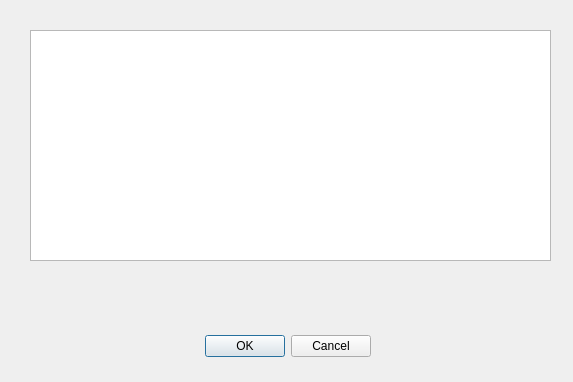
<?xml version="1.0" encoding="UTF-8"?>
<ui version="4.0">
 <class>DInformacionDetallada</class>
 <widget class="QDialog" name="DInformacionDetallada">
  <property name="geometry">
   <rect>
    <x>0</x>
    <y>0</y>
    <width>573</width>
    <height>382</height>
   </rect>
  </property>
  <property name="windowTitle">
   <string>Dialog</string>
  </property>
  <widget class="QDialogButtonBox" name="buttonBox">
   <property name="geometry">
    <rect>
     <x>30</x>
     <y>330</y>
     <width>341</width>
     <height>32</height>
    </rect>
   </property>
   <property name="orientation">
    <enum>Qt::Horizontal</enum>
   </property>
   <property name="standardButtons">
    <set>QDialogButtonBox::Cancel|QDialogButtonBox::Ok</set>
   </property>
  </widget>
  <widget class="QListWidget" name="list">
   <property name="geometry">
    <rect>
     <x>30</x>
     <y>30</y>
     <width>521</width>
     <height>231</height>
    </rect>
   </property>
  </widget>
 </widget>
 <resources/>
 <connections>
  <connection>
   <sender>buttonBox</sender>
   <signal>accepted()</signal>
   <receiver>DInformacionDetallada</receiver>
   <slot>accept()</slot>
   <hints>
    <hint type="sourcelabel">
     <x>248</x>
     <y>254</y>
    </hint>
    <hint type="destinationlabel">
     <x>157</x>
     <y>274</y>
    </hint>
   </hints>
  </connection>
  <connection>
   <sender>buttonBox</sender>
   <signal>rejected()</signal>
   <receiver>DInformacionDetallada</receiver>
   <slot>reject()</slot>
   <hints>
    <hint type="sourcelabel">
     <x>316</x>
     <y>260</y>
    </hint>
    <hint type="destinationlabel">
     <x>286</x>
     <y>274</y>
    </hint>
   </hints>
  </connection>
 </connections>
</ui>
